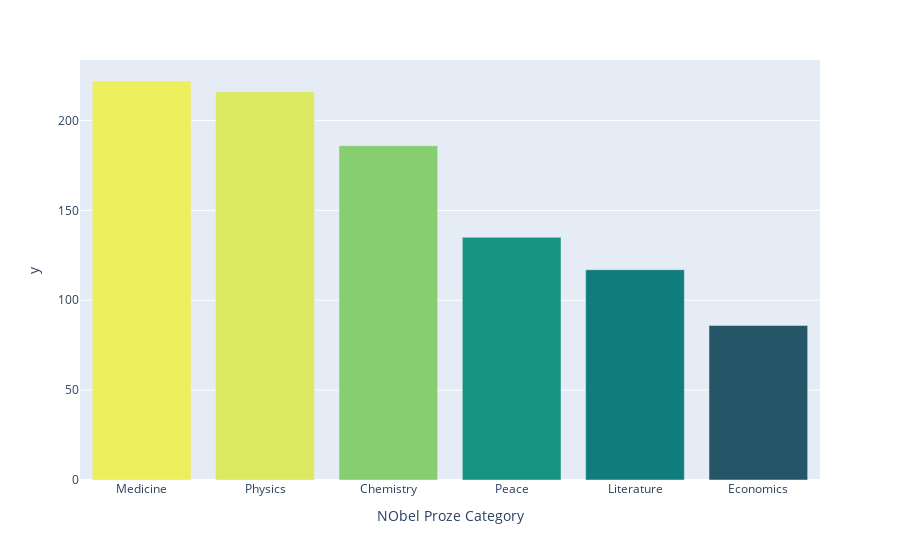

The notebook cell saved with this chart:
### Code cell
fig = px.bar(x = category_by_count.index, y= category_by_count.values,
       color =  category_by_count.values,
      color_continuous_scale ='Aggrnyl')
fig.update_layout(xaxis_title = "NObel Proze Category",
                 coloraxis_showscale = False)
fig.show()

### Figure 1 — Plotly figure (JSON) as saved in the notebook; plotly's stock layout.template omitted (floating-point values rounded to 4 significant figures)
{"data": [{"alignmentgroup": "True", "hovertemplate": "x=%{x}<br>y=%{y}<br>color=%{marker.color}<extra></extra>", "legendgroup": "", "marker": {"color": [222, 216, 186, 135, 117, 86], "coloraxis": "coloraxis", "pattern": {"shape": ""}}, "name": "", "offsetgroup": "", "orientation": "v", "showlegend": false, "textposition": "auto", "type": "bar", "x": ["Medicine", "Physics", "Chemistry", "Peace", "Literature", "Economics"], "xaxis": "x", "y": [222, 216, 186, 135, 117, 86], "yaxis": "y"}], "layout": {"barmode": "relative", "coloraxis": {"colorbar": {"title": {"text": "color"}}, "colorscale": [[0, "rgb(36, 86, 104)"], [0.1667, "rgb(15, 114, 121)"], [0.3333, "rgb(13, 143, 129)"], [0.5, "rgb(57, 171, 126)"], [0.6667, "rgb(110, 197, 116)"], [0.8333, "rgb(169, 220, 103)"], [1, "rgb(237, 239, 93)"]], "showscale": false}, "legend": {"tracegroupgap": 0}, "margin": {"t": 60}, "xaxis": {"anchor": "y", "domain": [0, 1], "title": {"text": "NObel Proze Category"}}, "yaxis": {"anchor": "x", "domain": [0, 1], "title": {"text": "y"}}}}
